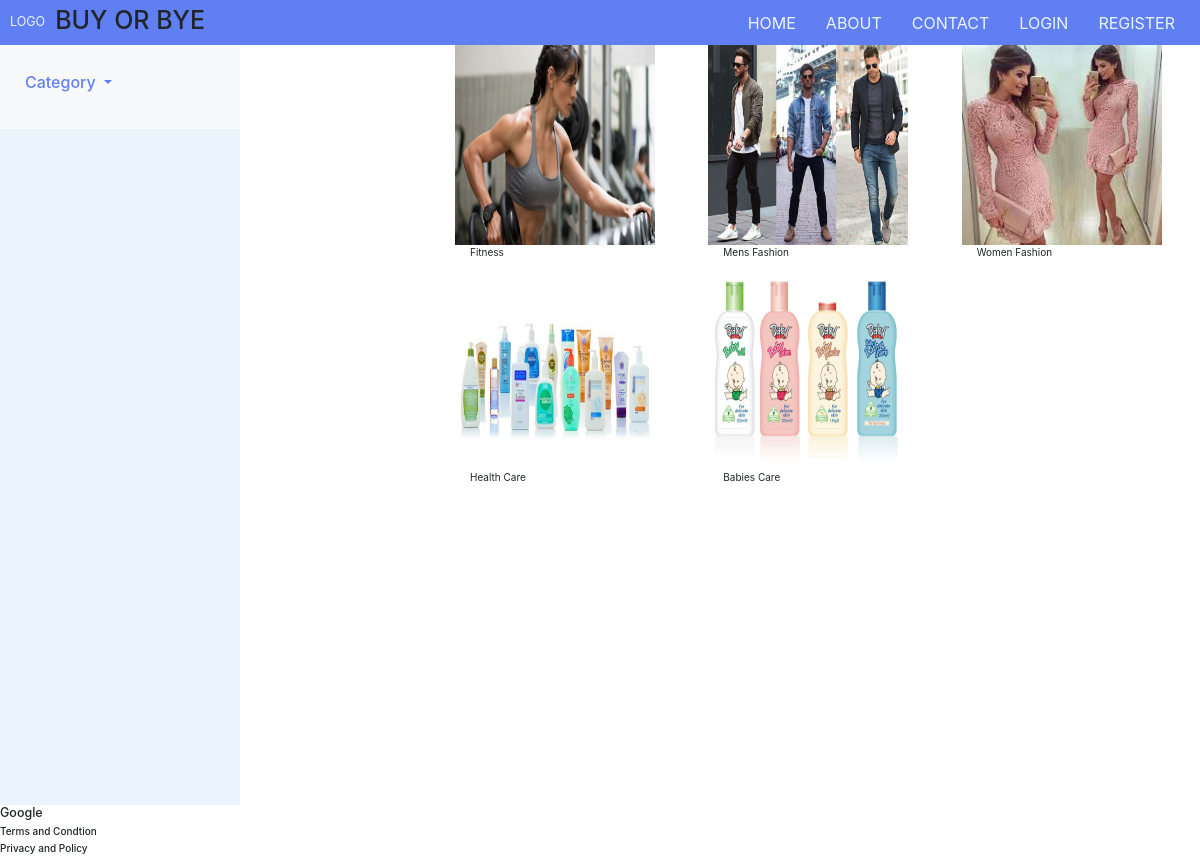
The page / on the database its author committed.
### tables this page shows
CREATE TABLE `category` (
  `category_id` int(11) NOT NULL,
  `categoryname` varchar(100) NOT NULL,
  `destination` varchar(100) NOT NULL
);

### database.php (called while the page is built, shortened)
<?php
class Database{
    private $pdo;
    public function __construct()
    {
        $host='localhost';
        $db_name='lab1';
        $db_username='root';
        $db_password='';
        $options=array(
            PDO::ATTR_ERRMODE => PDO::ERRMODE_EXCEPTION,
            PDO::ATTR_DEFAULT_FETCH_MODE => PDO::FETCH_ASSOC
        );
        $this->pdo = new PDO("mysql:host=$host; dbname=$db_name", $db_username, $db_password, $options);
    }
    public function fetchAll ($sql, $parameters = NULL)
    {
        $statement=$this->pdo->prepare($sql);
        $statement->execute($parameters);
        return $statement->fetchAll();
    }
}

### category-model.php (called while the page is built, shortened)
<?php
require_once 'database.php';
class CategoryModel
{
    function get_all()
    {
        $database = new Database();
        $sql = 'select * from category';
        return $database->fetchAll($sql);
    }
}

### index.php (the view, shortened to what this page needs)
<?php
    include 'category-model.php';
    $category = new CategoryModel();
    $rows = $category->get_all();
?>
<?php include('include/header.php') ?>
    <section class="dashboard">
    <div class="side_nav">
    <nav class="navbar navbar-expand-lg navbar-light bg-light">
        <div class="collapse navbar-collapse" id="navbarSupportedContent">
            <ul >
                <li >
                        <a class="nav-link dropdown-toggle" href="#" role="button" data-toggle="dropdown" aria-haspopup="true" aria-expanded="false" >
                        Category
                        </a>
                </li>
            </ul>
        </div>
    </nav>
    </div>
    <div class="main_body">
    <div style="margin-left:200px; display:flex; flex-wrap:wrap">
        <?php foreach($rows as $row): ?>
            <div class="form-group col-md-4">
                <a href="category.php" >
                <?php echo "<img src='{$row['destination']}' alt='no image' style='width:200px; height:200px'/>"?>
                </a>
                <div class="container">
                    <?php echo $row['categoryname']; ?></td>
                </div>
            </div>
        <?php endforeach; ?>
    </div>
    <?php include('include/footer.php')?>

### assets_front/css/custom.css (style rules this page uses)
html { font-size: 10px; }
body { -webkit-box-sizing: border-box; box-sizing: border-box; font-family: 'Poppins', sans-serif; }
a, a:hover, a:visited, a:focus { text-decoration: none; color: inherit; }
a { -webkit-transition: 0.5s; transition: 0.5s; }
.dashboard { display: -webkit-box; display: -ms-flexbox; display: flex; -webkit-box-orient: horizontal; -webkit-box-direction: normal; -ms-flex-direction: row; flex-direction: row; width: 100%; }
.dashboard .side_nav { width: 20%; background: #E9F4FF; }
.dashboard .side_nav ul { list-style: none; padding-left: 0 !important; }
.dashboard .side_nav ul li { margin: 1rem 0 !important; text-align: center; }
.dashboard .side_nav ul li a { font-size: 1.6rem; font-weight: 500; color: #607FF2; display: block; margin: 0 .5rem; padding: 1rem; }
.dashboard .main_body { width: 80%; min-height: 95vh; }

### rows shown on the page
category: destination (picture), categoryname "Fitness"
category: destination (picture), categoryname "Mens Fashion"
category: destination (picture), categoryname "Women Fashion"
category: destination (picture), categoryname "Health Care"
category: destination (picture), categoryname "Babies Care"
